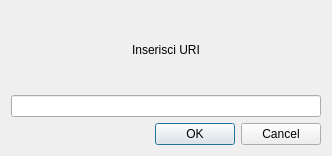
<?xml version="1.0" encoding="UTF-8"?>
<ui version="4.0">
 <class>Inserturi</class>
 <widget class="QDialog" name="Inserturi">
  <property name="geometry">
   <rect>
    <x>0</x>
    <y>0</y>
    <width>332</width>
    <height>156</height>
   </rect>
  </property>
  <property name="windowTitle">
   <string>Dialog</string>
  </property>
  <layout class="QGridLayout" name="gridLayout">
   <item row="2" column="0" colspan="3">
    <widget class="QDialogButtonBox" name="buttonBox">
     <property name="orientation">
      <enum>Qt::Horizontal</enum>
     </property>
     <property name="standardButtons">
      <set>QDialogButtonBox::Cancel|QDialogButtonBox::Ok</set>
     </property>
    </widget>
   </item>
   <item row="0" column="0">
    <spacer name="horizontalSpacer">
     <property name="orientation">
      <enum>Qt::Horizontal</enum>
     </property>
     <property name="sizeHint" stdset="0">
      <size>
       <width>21</width>
       <height>20</height>
      </size>
     </property>
    </spacer>
   </item>
   <item row="0" column="2">
    <spacer name="horizontalSpacer_2">
     <property name="orientation">
      <enum>Qt::Horizontal</enum>
     </property>
     <property name="sizeHint" stdset="0">
      <size>
       <width>113</width>
       <height>20</height>
      </size>
     </property>
    </spacer>
   </item>
   <item row="0" column="1">
    <widget class="QLabel" name="label">
     <property name="text">
      <string>Inserisci URI</string>
     </property>
    </widget>
   </item>
   <item row="1" column="0" colspan="3">
    <widget class="QLineEdit" name="lineEdit"/>
   </item>
  </layout>
 </widget>
 <resources/>
 <connections>
  <connection>
   <sender>buttonBox</sender>
   <signal>accepted()</signal>
   <receiver>Inserturi</receiver>
   <slot>accept()</slot>
   <hints>
    <hint type="sourcelabel">
     <x>248</x>
     <y>254</y>
    </hint>
    <hint type="destinationlabel">
     <x>157</x>
     <y>274</y>
    </hint>
   </hints>
  </connection>
  <connection>
   <sender>buttonBox</sender>
   <signal>rejected()</signal>
   <receiver>Inserturi</receiver>
   <slot>reject()</slot>
   <hints>
    <hint type="sourcelabel">
     <x>316</x>
     <y>260</y>
    </hint>
    <hint type="destinationlabel">
     <x>286</x>
     <y>274</y>
    </hint>
   </hints>
  </connection>
 </connections>
</ui>
